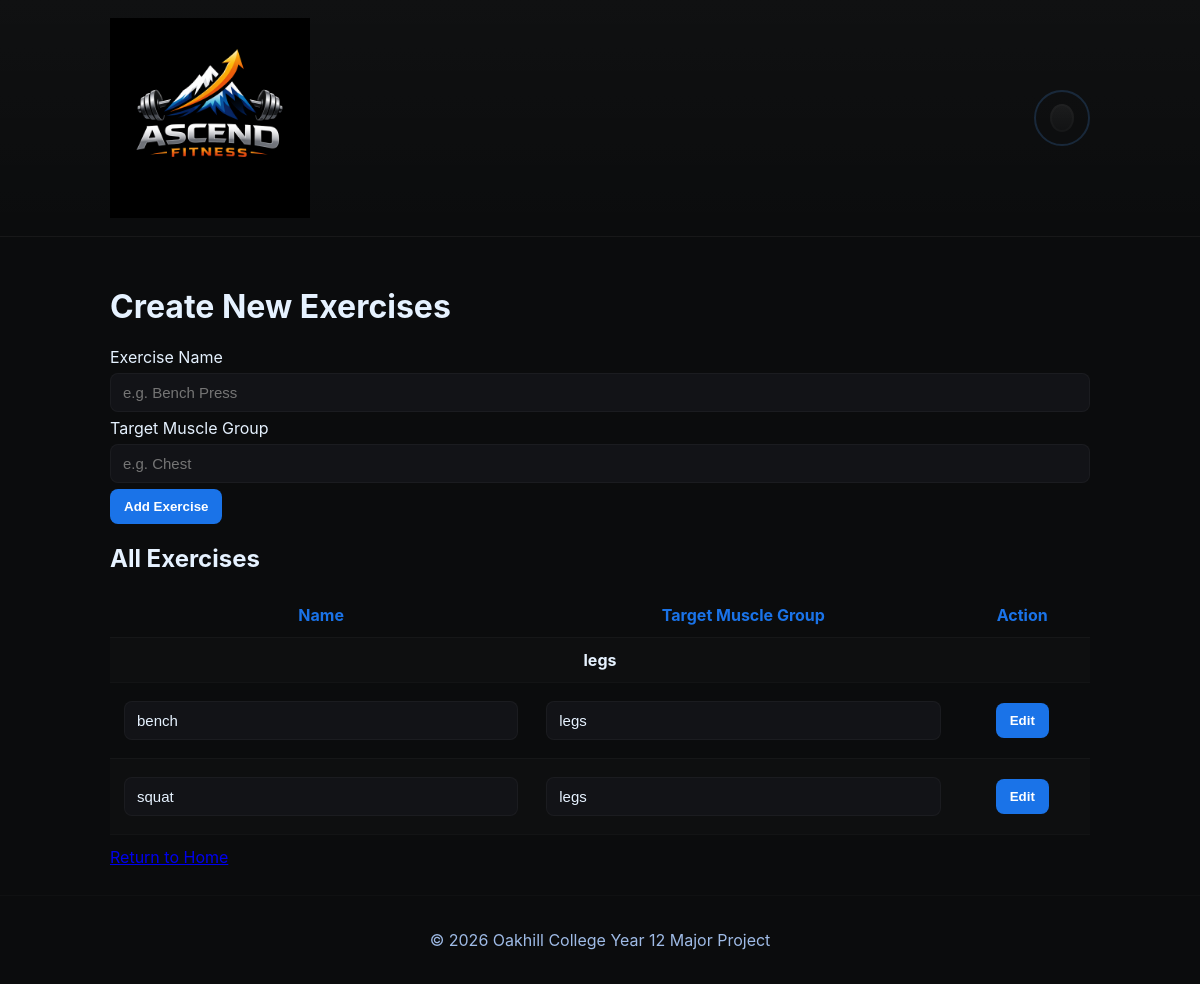
Page /my_app/create_exercise/ (signed in) on the earlier database version.
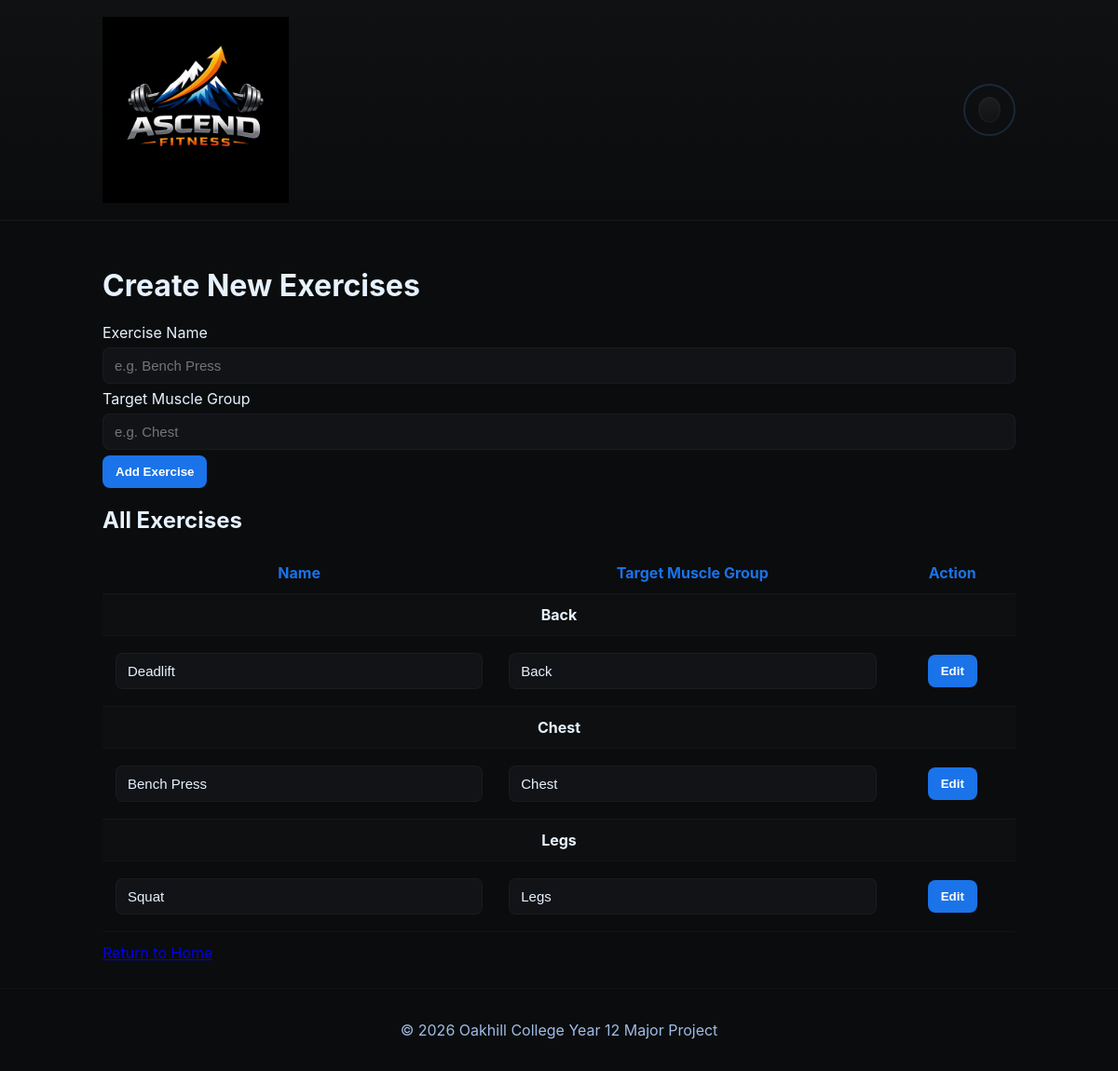
Same page on the later database version.
### my_app/models.py (models this page shows, shortened)
class Exercise(models.Model):
    exercise_name = models.CharField(max_length=100)
    exercise_type = models.CharField(max_length=50, blank=True, null=True)
    target_muscle_group = models.CharField(max_length=100, blank=True, null=True)
    description = models.TextField(blank=True, null=True)

### my_app/views.py (the view, shortened to what this page needs)
# urls.py: path("create_exercise/", views.create_exercise, name="create_exercise"),
@login_required(login_url="users:login")
def create_exercise(request):
    edit_id = None
    exercises = Exercise.objects.all().order_by('target_muscle_group', 'exercise_name')
    grouped = []
    def _muscle_key(e):
        return e.target_muscle_group or "Uncategorized"
    from itertools import groupby
    for muscle, grp in groupby(exercises, key=_muscle_key):
        grouped.append((muscle, list(grp)))
    return render(request, "my_app/create_exercise.html", {"exercises": exercises, "grouped_exercises": grouped, "edit_id": edit_id})

### my_app/templates/my_app/create_exercise.html (shortened to what this page needs)
{% extends 'my_app/base.html' %}
{% block content %}
<h1>Create New Exercises</h1>
<form method="post">
    <label>Exercise Name</label><br>
    <input type="text" name="exercise_name" placeholder="e.g. Bench Press" required><br>
    <label>Target Muscle Group</label><br>
    <input type="text" name="target_muscle_group" placeholder="e.g. Chest"><br>
    <button type="submit">Add Exercise</button>
</form>
<h2>All Exercises</h2>
<table id="exercise-table">
    <tr><th>Name</th><th>Target Muscle Group</th><th>Action</th></tr>
    {% for muscle, ex_list in grouped_exercises %}
        <tr><td colspan="3"><strong>{{ muscle }}</strong></td></tr>
        {% for ex in ex_list %}
        <form method="post">
            <tr data-exid="{{ ex.id }}">
                <td>
                    <input type="text" name="exercise_name" value="{{ ex.exercise_name }}" required readonly>
                </td>
                <td>
                    <input type="text" name="target_muscle_group" value="{{ ex.target_muscle_group }}" readonly>
                </td>
                <td>
                    <button type="button" onclick="enableEdit(this)">Edit</button>
                </td>
            </tr>
        </form>
        {% endfor %}
    {% empty %}
    <tr><td colspan="3">No exercises found.</td></tr>
    {% endfor %}
</table>
<a href="{% url 'my_app:home' %}">Return to Home</a>
{% endblock %}

Differences in the rows shown:
removed Exercise: target_muscle_group "legs", exercise_name "bench"
removed Exercise: exercise_name "squat", target_muscle_group "legs"
added Exercise: target_muscle_group "Back", exercise_name "Deadlift"
added Exercise: target_muscle_group "Chest", exercise_name "Bench Press"
added Exercise: target_muscle_group "Legs", exercise_name "Squat"
